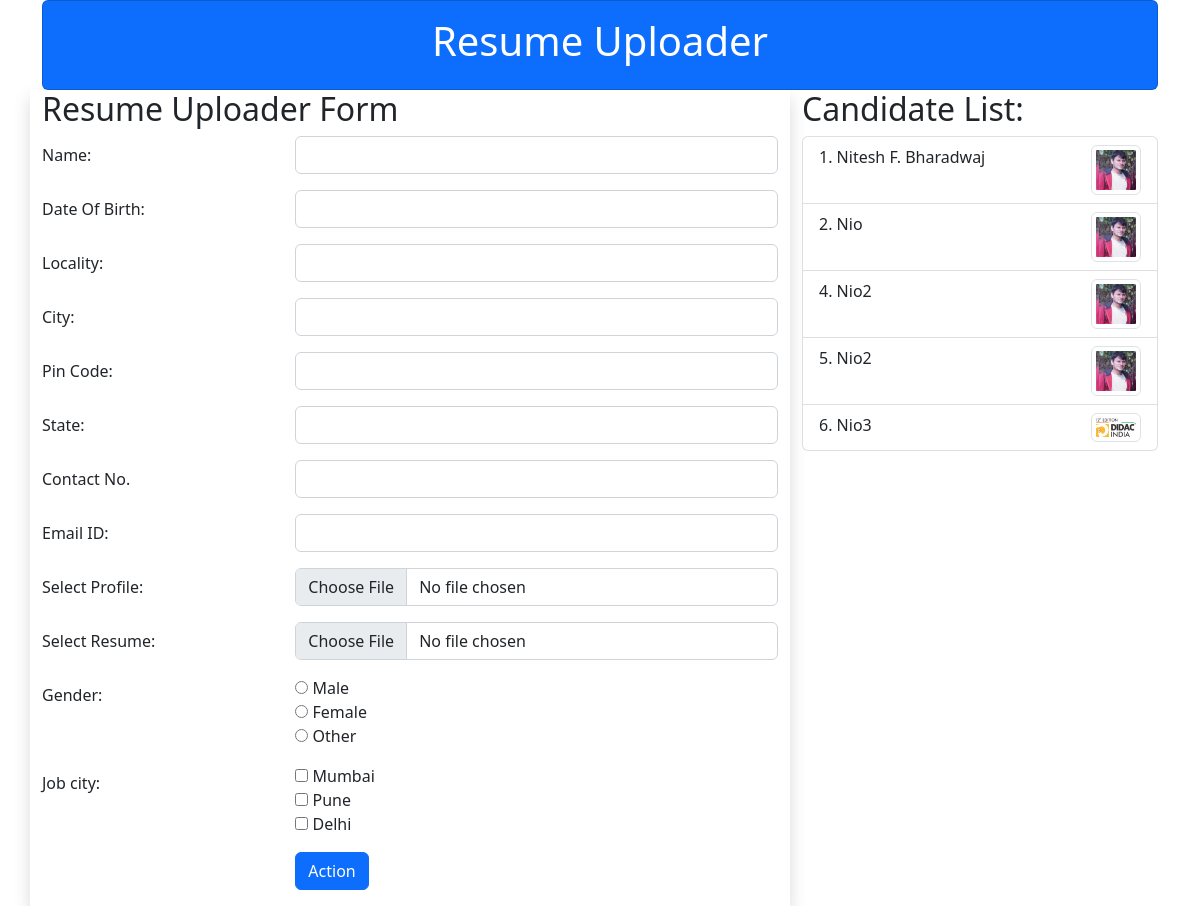
Screenshot of /resume/ with the database file from the repository.
### aapResumeUploader/models.py (models this page shows)
class Resume(models.Model):
    name = models.CharField(max_length=100)
    dob = models.DateField(auto_now=False, auto_now_add=False)
    gender = models.CharField(max_length=100)
    locality = models.CharField(max_length=100)
    city = models.CharField(max_length=100)
    pin = models.PositiveIntegerField()
    state = models.CharField(choices=STATE_CHOICE, max_length=100)
    mobile = models.PositiveIntegerField()
    email = models.EmailField()
    job_city = models.CharField(max_length=100)
    profile_image = models.ImageField(upload_to='profile_image', blank=True)
    my_file = models.FileField(upload_to='doc', blank=True)

### aapResumeUploader/views.py (the view)
# urls.py: path('/', views.ResumeCreateView.as_view(), name='resume'),
class ResumeCreateView(CreateView):
    template_name = 'aapResumeUploader/home.html'
    model = Resume
    form_class = ResumeForm
    success_url = '/resume/'
    resume_list = Resume.objects.all()
    extra_context = {'resume_list': resume_list, 'my_data':'test'}

### aapResumeUploader/templates/aapResumeUploader/home.html (shortened to what this page needs)
<!doctype html>
<html lang="en">
<head>
  <link href="https://cdn.jsdelivr.net/npm/bootstrap@5.2.1/dist/css/bootstrap.min.css" rel="stylesheet"
>
</head>
<body>
  <main>
    <div class="container">
        <div class="card text-white bg-primary">
          <div class="card-body text-center">
            <h1>Resume Uploader</h1>
          </div>
        </div>
    </div>
    <div class="container">
        <div class="row">
            <div class="col-lg-8 shadow">
                <h2>Resume Uploader Form </h2>
                <form action="" method="post" enctype="multipart/form-data">
                    {% for form_field in form %}
                        <div class="mb-3 row">
                            <label for="inputName" class="col-4 col-form-label">{{form_field.label_tag}}</label>
                            <div class="col-8">
                                {{form_field}}
                            </div>
                        </div>
                    {% endfor %}
                    <div class="mb-3 row">
                        <div class="offset-sm-4 col-sm-8">
                            <button type="submit" class="btn btn-primary">Action</button>
                        </div>
                    </div>
                </form>
            </div>
            <div class="col-lg-4">
                <h2>Candidate List:</h2>
                <div class="list-group">
                    {% for obj in resume_list %}
                      {% url 'candidate_detail' obj.id as ucd_id %}
                      <a href="{{ucd_id}}" class="list-group-item list-group-item-action">
                        <img src="{{obj.profile_image.url}}" alt="" class="img-fluid img-thumbnail float-end" width="50" height="50">
                        {{obj.id}}. {{obj.name}}
                      </a>
                    {% endfor %}
                </div>
            </div>
        </div>
    </div>
  </main>
</body>
</html>

### rows the page displays
Resume: profile_image (picture), id "1", name "Nitesh F. Bharadwaj"
Resume: profile_image (picture), id "2", name "Nio"
Resume: profile_image (picture), id "4", name "Nio2"
Resume: profile_image (picture), id "5", name "Nio2"
Resume: profile_image (picture), id "6", name "Nio3"
